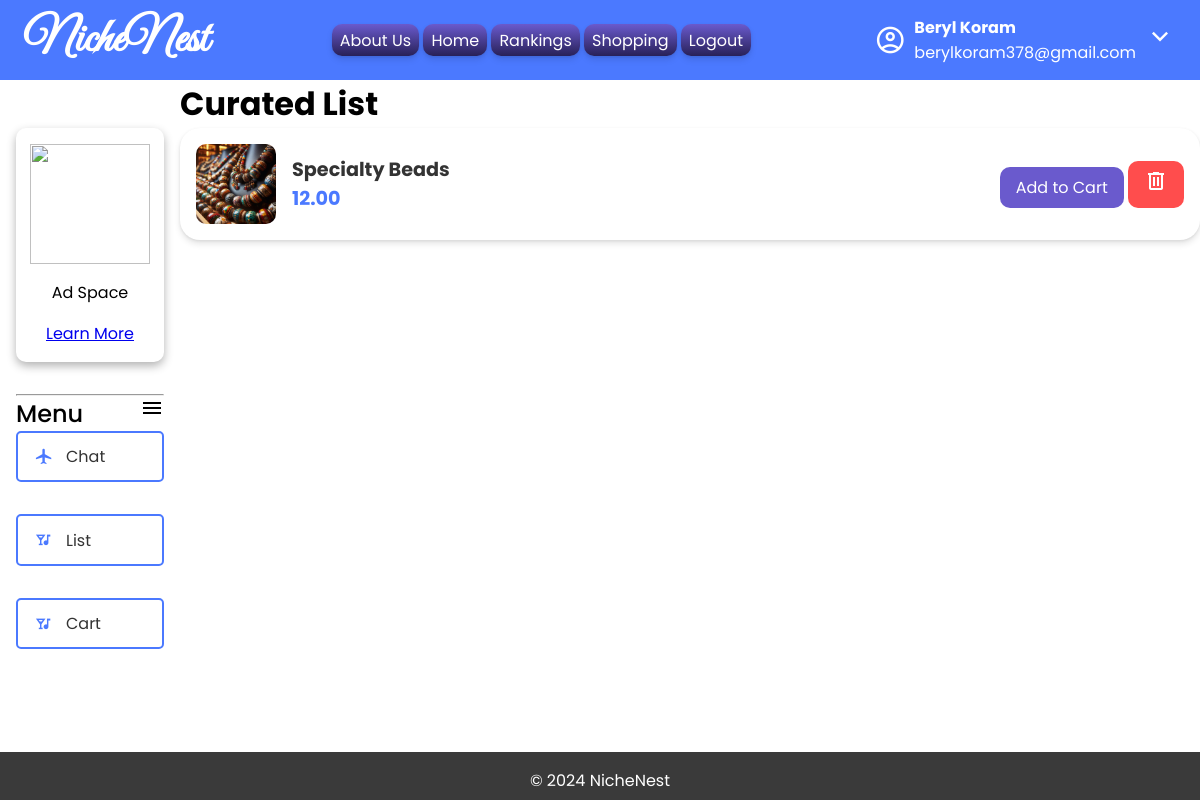
Page /view/curatedlist_view.php (signed in) on the committed database.
### tables this page shows
CREATE TABLE `sourced_items` (
  `item_id` int(11) NOT NULL,
  `item_name` varchar(200) NOT NULL,
  `customer_id` int(11) NOT NULL,
  `shopper_id` int(11) NOT NULL,
  `Price` double NOT NULL,
  `item_img` varchar(2000) NOT NULL,
  `created_at` timestamp NOT NULL DEFAULT current_timestamp()
);

### classes/item_class.php (called while the page is built, shortened)
<?php
require_once("../settings/db_class.php");
class items_class extends db_connection
{
    public function get_custom_items($custid)
    {
        $ndb = new db_connection();
        $sql="SELECT * FROM `sourced_items` WHERE `customer_id` = '$custid'";
        return $ndb->db_fetch_all($sql);
    }
}
?>

### settings/db_class.php (called while the page is built, shortened)
<?php
class db_connection
{
	public $db = null;
	public $results = null;
	function db_connect(){
		$this->db = mysqli_connect(SERVER,USERNAME,PASSWORD,DATABASE);
		if (mysqli_connect_errno()) {
			return false;
		}else{
			return true;
		}
	}
	function db_query($sqlQuery){
		$this->results = mysqli_query($this->db,$sqlQuery);
		if ($this->results == false) {
			return false;
		}else{
			return true;
		}
	}
	function db_fetch_all($sql){
		if(!$this->db_query($sql)){
			return false;
		}
		return mysqli_fetch_all($this->results, MYSQLI_ASSOC);
	}
}
?>

### functions/display_item.php (the view, shortened to what this page needs)
<?php
include_once("../classes/item_class.php");
function display_custom_items($id)
{
    $displayitem = new items_class();
    $items = $displayitem->get_custom_items($id);
    foreach ($items as $item)
    {
        echo
        "<div class='item-card'>
            <img src='".$item["item_img"]."' alt='item image' class='item-image'>
            <div class='item-details'>
                <h3>".$item["item_name"]."</h3>
                <p class='price'>".number_format($item["Price"], 2)."</p>
            </div>
            <div class='item-actions'>
                <form action='../actions/add_cart_action.php' method='post'>
                    <input type='hidden' name='itemid' id='itemid' value='".$item["item_id"]."'>
                    <button type='submit'class='button book'>Add to Cart</button>
                    <button class='button delete'><span class='material-symbols-outlined'>delete</span></button>
                </form>
            </div>
        </div>";
    }
}
?>

### css/curatedlist.css (style rules this page uses)
:root { --color-linear: linear-gradient(var(--color-brand-4), var(--color-brand-3), var(--color-brand-4), var(--color-brand-3)); --color-text: #333 !important; --color-text-1: #ffffff; --color-brand-2: #4b79ff; --color-brand-3: #6A5ACD; --color-brand-4: #282158; --box-shadow: 0px 4px 6px rgba(0, 0, 0, 0.1), 0px 1px 3px rgba(0, 0, 0, 0.08); --box-shadow-1: 0px 4px 10px rgba(0, 0, 0, 0.3); --border-radius: 20px; --border-radius-1: 10px; --padding-small: 1rem; --padding-medium: 1.5rem; --padding-large: 2rem; --logo-fontsize: 3rem; --fontsize-tiny: 0.8rem; --fontsize-regular: 1rem; --fontsize-smedium: 1.2rem; --fontsize-large: 2rem; }
* { font-family: 'Poppins', sans-serif; margin: 0; padding: 0; box-sizing: border-box; }
body { width: 100%; height: 100%; display: grid; grid-template-areas: "header header" "aside main" "footer footer"; grid-template-columns: 15% 85%; grid-template-rows: 10% 84% 6%; }
.item-card { display: flex; align-items: center; background: #fff; border-radius: var(--border-radius); box-shadow: var(--box-shadow); padding: var(--padding-small); transition: transform 0.3s ease, box-shadow 0.3s ease; }
.item-image { width: 80px; height: 80px; border-radius: var(--border-radius-1); margin-right: var(--padding-small); object-fit: cover; }
.item-details { flex: 1; }
.item-details h3 { font-size: var(--fontsize-smedium); margin: 0; color: var(--color-text); font-weight: bold; }
.item-details .price { font-size: var(--fontsize-smedium); color: var(--color-brand-2); font-weight: bold; }
.item-actions { display: flex; gap: 0.5rem; }
.button { padding: 0.5rem 1rem; border-radius: var(--border-radius-1); font-size: var(--fontsize-regular); border: none; cursor: pointer; transition: background 0.3s ease; }
.button.book { background: var(--color-brand-3); color: var(--color-text-1); }
.button.delete { background: #ff4d4d; color: var(--color-text-1); }

### css/inner_footer.css (style rules this page uses)
:root { --color-linear: linear-gradient(var(--color-brand-4), var(--color-brand-3), var(--color-brand-4), var(--color-brand-3)); --color-text: #000000; --color-text-1: #ffffff; --color-brand-1: #ff4b5c; --color-brand-2: #4b79ff; --color-brand-3: #6A5ACD; --color-brand-4: #282158; --box-shadow: 0px 4px 6px rgba(0, 0, 0, 0.1), 0px 1px 3px rgba(0, 0, 0, 0.08); --border-radius:20px; --padding-small: 1rem; --padding-medium: 1.5rem; --padding-large: 2rem; --logo-fontsize: 3rem; --fontsize-regular: 1rem; --fontsize-smedium: 1.2rem; --fontsize-large: 2rem; }
* { font-family: 'Poppins', sans-serif; margin: 0; padding: 0; box-sizing: border-box; }
html { width: 100%; height: 100%; }

### css/inner_header.css (style rules this page uses)
:root { --color-linear: linear-gradient(var(--color-brand-4), var(--color-brand-3), var(--color-brand-4), var(--color-brand-3)); --color-text: #3333; --color-text-1: #ffffff; --color-brand-1: #ff4b5c; --color-brand-2: #4b79ff; --color-brand-3: #6A5ACD; --color-brand-4: #282158; --box-shadow: 0px 4px 6px rgba(0, 0, 0, 0.1), 0px 1px 3px rgba(0, 0, 0, 0.08); --border-radius:20px; --padding-small: 1rem; --padding-medium: 1.5rem; --padding-large: 2rem; --logo-fontsize: 3rem; --fontsize-regular: 1rem; --fontsize-smedium: 1.2rem; --fontsize-large: 2rem; --fontsize-logo: 3rem; }
* { font-family: 'Poppins', sans-serif; margin: 0; padding: 0; box-sizing: border-box; }

### rows in the picture
sourced_items: item_img (picture), item_name "Specialty Beads", Price "12.00"

### other values in the picture
$name "Beryl Koram"
$email "berylkoram378@gmail.com"
